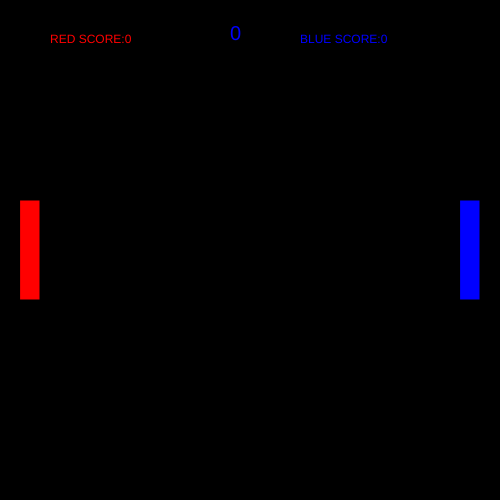
Frame 1 (no input)
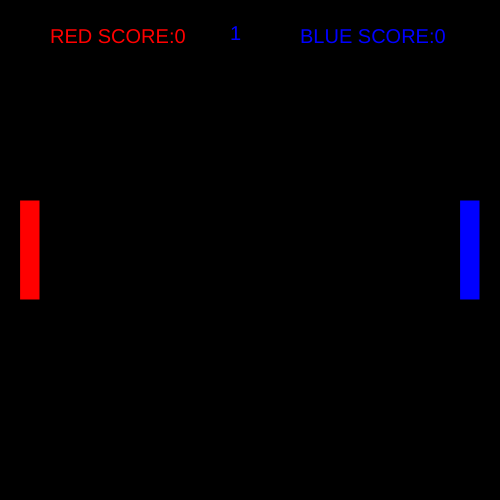
Frame 60 (no input)
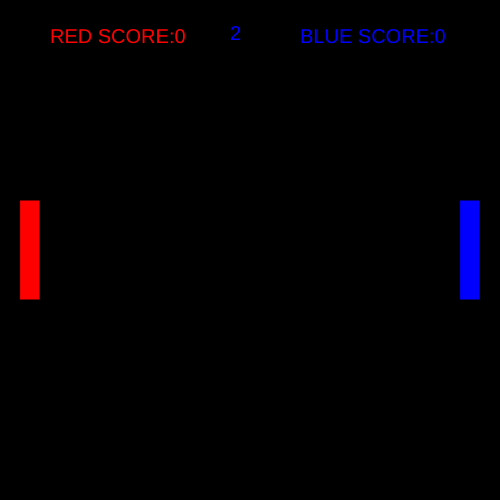
Frame 120 (the mouse pressed at the canvas centre since frame 60)

The p5.js sketch that drew these frames (run headless with seeded random() and noise() and a simulated clock; from frame 60 on, the mouse is pressed at the canvas centre):

// p5.js sketch
// ── sketch.js
//Globaly declare variables
let xPos = 250;
let yPos = 250;
let xSpeed;
let ySpeed;
let xDirection = 1;
let yDirection = 1;

//rectangle 1 Width & height
let rect1W = 20;
let rect1H = 100;
let rect1X = 20;
let rect1Y = 200;
//rectangle 2 Width & Height
let rect2W = 20;
let rect2H = 100;
let rect2X = 460;
let rect2Y = 200;
//Scoreboard
let redScore = 0
let blueScore = 0
//Time
let timePassed;
//speed limit
const maxSpeed = 4



function setup() {
  background(0)
  createCanvas(500, 500);
  xSpeed = random(-5, 5)
  ySpeed= random(-5, 5)
  
  fill(255,0,0)
//1st Rectangle Player 1
  rect(rect1X,rect1Y,rect1W,rect1H);
//2nd Rectangle Player 2
  rect(rect2X,rect2Y,rect2W,rect2H);
}


function draw() {
  background(0)
  timePassed = round(millis()/1000)
  
//Bouncing ball code
  fill(251,251,251);
  if(timePassed>= 5){
  ellipse(xPos, yPos, 25, 25);

//contrain limits the lowe
xPos += constrain (xSpeed, -maxSpeed, maxSpeed) * xDirection
yPos += constrain (ySpeed, -maxSpeed, maxSpeed) * yDirection 

   
  }




  
//1st rectangle
  fill(255,0,0)
  rect(rect1X,rect1Y,rect1W,rect1H);

  //Stops the movement of the rectangle off the screen
  if(rect1Y<1){
    rect1Y=1
  }
  if(rect1Y>399){
    rect1Y=399
  }

  //Movement of the 1st rectangle in the Y-Axis
  if(keyIsDown(DOWN_ARROW)){
    rect2Y += 5;
  }
  if(keyIsDown(UP_ARROW)){
    rect2Y -= 5;
  }

  //2nd Rectangle
  fill(0, 0, 255)
  rect(rect2X,rect2Y,rect2W,rect2H);
  
  //Stops the movement of the rectangle off the screen
  if(rect2Y<1){
    rect2Y=1
  }
  if(rect2Y>399){
    rect2Y=399
  }
  //Movement of the 2nd rectangle in the Y-axis
  if(keyIsDown(83)){
    rect1Y += 5;
  }

  if(keyIsDown(87)){
    rect1Y -= 5;
  }
  //Bouncing the ball of the rectangle
  //Bounce of the red rectangle
    if(xPos<= rect1X+rect1W+12 && yPos >= rect1Y && yPos<= rect1Y+rect1H){
      xDirection *= -1
      xSpeed++
      ySpeed++

    }
  //Bounce of the blue rectangle
    if(xPos>=rect2X-12 && yPos>=rect2Y && yPos <= rect2Y+rect2H){
      xDirection *=-1
      xSpeed++
      ySpeed++
    }
  //Resetting the ball after it goes ofscreen
    if(xPos<=-25){
      xSpeed = random(-5, 5)
      ySpeed= random(-5, 5)
      xPos=250
      yPos=250
      //Adding a point
      blueScore++;
      timePassed = 0;
    }
    if(xPos>=525){
      xSpeed = random(-5, 5)
      ySpeed= random(-5, 5)
      xPos=250
      yPos=250
      //Adding a point
      redScore++;
      timePassed = 0;
    }
    
    //Bouncing the ball of the top and bottom

  
    if(yPos < 25 || yPos > 475){
      yDirection *= -1
    }
    //The Scoreboard
    fill(255,0,0)
    text("RED SCORE:"+ redScore,50,43)
    fill(0,0,255)
    text("BLUE SCORE:" + blueScore, 300,43)
    textSize(20)
    if((round(millis()/1000)) == 1){
      text(`${round(millis()/1000)} `, 230,40);
      timePassed++
    }else{
      timePassed++;
      text(`${round(millis()/1000)} `, 230,40);
    }
}
